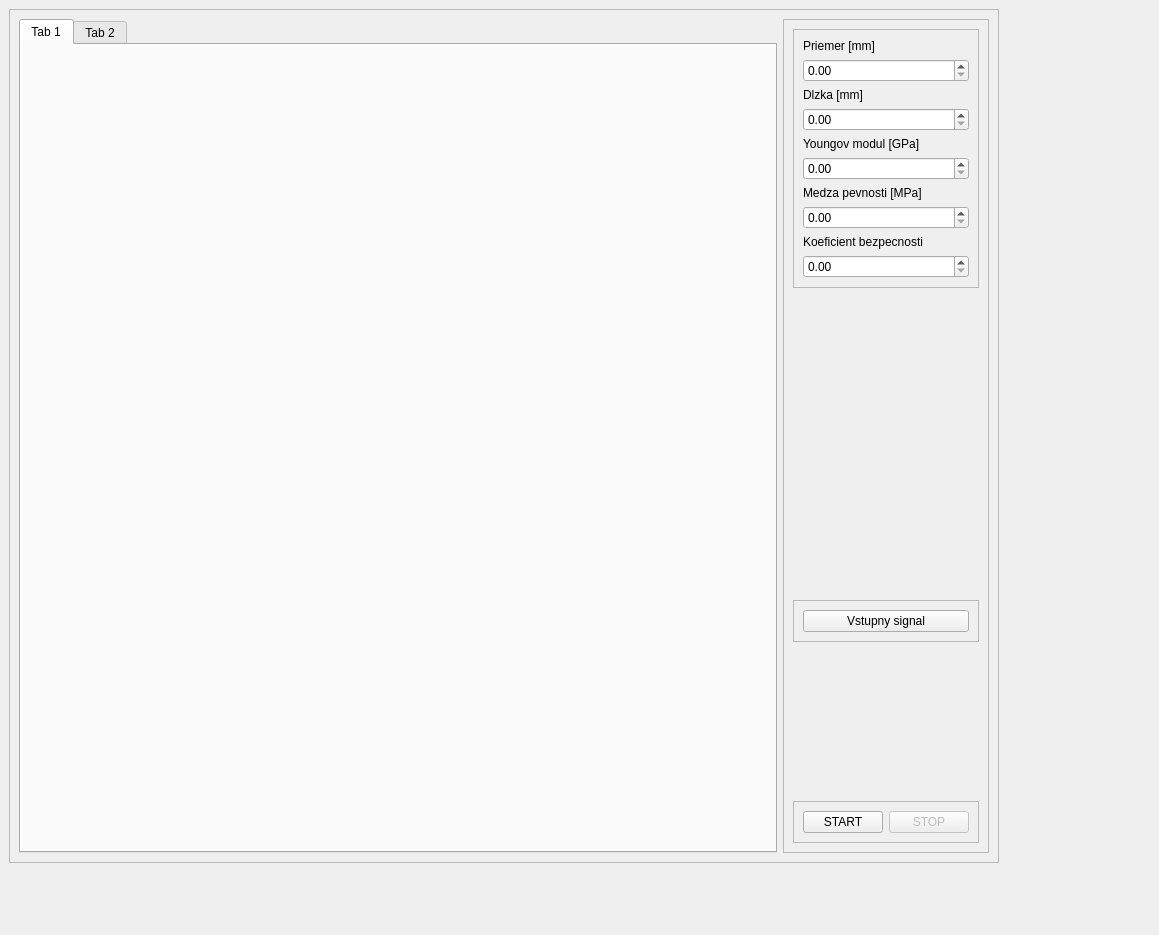
<?xml version="1.0" encoding="UTF-8"?>
<ui version="4.0">
 <class>MainWindow</class>
 <widget class="QMainWindow" name="MainWindow">
  <property name="geometry">
   <rect>
    <x>0</x>
    <y>0</y>
    <width>1159</width>
    <height>935</height>
   </rect>
  </property>
  <property name="windowTitle">
   <string>MainWindow</string>
  </property>
  <widget class="QWidget" name="centralwidget">
   <property name="maximumSize">
    <size>
     <width>1008</width>
     <height>872</height>
    </size>
   </property>
   <layout class="QGridLayout" name="gridLayout">
    <item row="0" column="0">
     <widget class="QFrame" name="frame_5">
      <property name="frameShape">
       <enum>QFrame::StyledPanel</enum>
      </property>
      <property name="frameShadow">
       <enum>QFrame::Raised</enum>
      </property>
      <layout class="QHBoxLayout" name="horizontalLayout_2">
       <item>
        <widget class="QTabWidget" name="tabWidget">
         <property name="enabled">
          <bool>true</bool>
         </property>
         <property name="autoFillBackground">
          <bool>false</bool>
         </property>
         <property name="currentIndex">
          <number>0</number>
         </property>
         <widget class="QWidget" name="tab_1">
          <attribute name="title">
           <string>Tab 1</string>
          </attribute>
          <layout class="QGridLayout" name="gridLayout_3">
           <item row="0" column="0">
            <widget class="QWidget" name="Graph_Stress" native="true">
             <property name="minimumSize">
              <size>
               <width>616</width>
               <height>610</height>
              </size>
             </property>
            </widget>
           </item>
          </layout>
         </widget>
         <widget class="QWidget" name="tab_2">
          <attribute name="title">
           <string>Tab 2</string>
          </attribute>
          <layout class="QGridLayout" name="gridLayout_2">
           <item row="0" column="0">
            <widget class="QFrame" name="frame_6">
             <property name="frameShape">
              <enum>QFrame::StyledPanel</enum>
             </property>
             <property name="frameShadow">
              <enum>QFrame::Raised</enum>
             </property>
             <layout class="QVBoxLayout" name="verticalLayout_4">
              <item>
               <widget class="QWidget" name="Graph_Integration" native="true">
                <property name="minimumSize">
                 <size>
                  <width>596</width>
                  <height>282</height>
                 </size>
                </property>
               </widget>
              </item>
             </layout>
            </widget>
           </item>
           <item row="1" column="0">
            <widget class="QWidget" name="Graph_Force" native="true">
             <property name="minimumSize">
              <size>
               <width>616</width>
               <height>302</height>
              </size>
             </property>
            </widget>
           </item>
          </layout>
         </widget>
        </widget>
       </item>
       <item>
        <widget class="QFrame" name="frame_4">
         <property name="frameShape">
          <enum>QFrame::StyledPanel</enum>
         </property>
         <property name="frameShadow">
          <enum>QFrame::Raised</enum>
         </property>
         <layout class="QVBoxLayout" name="verticalLayout_3">
          <item>
           <widget class="QFrame" name="frame">
            <property name="frameShape">
             <enum>QFrame::StyledPanel</enum>
            </property>
            <property name="frameShadow">
             <enum>QFrame::Raised</enum>
            </property>
            <layout class="QVBoxLayout" name="verticalLayout">
             <item>
              <widget class="QLabel" name="label_6">
               <property name="text">
                <string>Priemer [mm]</string>
               </property>
              </widget>
             </item>
             <item>
              <widget class="QDoubleSpinBox" name="Priemer">
               <property name="acceptDrops">
                <bool>true</bool>
               </property>
               <property name="maximum">
                <double>1000.000000000000000</double>
               </property>
              </widget>
             </item>
             <item>
              <widget class="QLabel" name="label_5">
               <property name="text">
                <string>Dlzka [mm]</string>
               </property>
              </widget>
             </item>
             <item>
              <widget class="QDoubleSpinBox" name="Dlzka">
               <property name="acceptDrops">
                <bool>true</bool>
               </property>
               <property name="maximum">
                <double>1000000.000000000000000</double>
               </property>
              </widget>
             </item>
             <item>
              <widget class="QLabel" name="label_4">
               <property name="text">
                <string>Youngov modul [GPa]</string>
               </property>
              </widget>
             </item>
             <item>
              <widget class="QDoubleSpinBox" name="Youngov_modul">
               <property name="acceptDrops">
                <bool>true</bool>
               </property>
               <property name="maximum">
                <double>10000.000000000000000</double>
               </property>
              </widget>
             </item>
             <item>
              <widget class="QLabel" name="label_3">
               <property name="text">
                <string>Medza pevnosti [MPa]</string>
               </property>
              </widget>
             </item>
             <item>
              <widget class="QDoubleSpinBox" name="Re_mat">
               <property name="acceptDrops">
                <bool>true</bool>
               </property>
               <property name="maximum">
                <double>99999.990000000005239</double>
               </property>
              </widget>
             </item>
             <item>
              <widget class="QLabel" name="label_8">
               <property name="text">
                <string>Koeficient bezpecnosti</string>
               </property>
              </widget>
             </item>
             <item>
              <widget class="QDoubleSpinBox" name="Bezpecnost">
               <property name="acceptDrops">
                <bool>true</bool>
               </property>
              </widget>
             </item>
            </layout>
           </widget>
          </item>
          <item>
           <spacer name="verticalSpacer_2">
            <property name="orientation">
             <enum>Qt::Vertical</enum>
            </property>
            <property name="sizeHint" stdset="0">
             <size>
              <width>20</width>
              <height>40</height>
             </size>
            </property>
           </spacer>
          </item>
          <item>
           <spacer name="verticalSpacer">
            <property name="orientation">
             <enum>Qt::Vertical</enum>
            </property>
            <property name="sizeHint" stdset="0">
             <size>
              <width>20</width>
              <height>40</height>
             </size>
            </property>
           </spacer>
          </item>
          <item>
           <widget class="QFrame" name="frame_2">
            <property name="frameShape">
             <enum>QFrame::StyledPanel</enum>
            </property>
            <property name="frameShadow">
             <enum>QFrame::Raised</enum>
            </property>
            <layout class="QVBoxLayout" name="verticalLayout_2">
             <item>
              <widget class="QPushButton" name="inputs_pushButton">
               <property name="text">
                <string>Vstupny signal</string>
               </property>
              </widget>
             </item>
            </layout>
           </widget>
          </item>
          <item>
           <spacer name="verticalSpacer_3">
            <property name="orientation">
             <enum>Qt::Vertical</enum>
            </property>
            <property name="sizeHint" stdset="0">
             <size>
              <width>20</width>
              <height>40</height>
             </size>
            </property>
           </spacer>
          </item>
          <item>
           <widget class="QFrame" name="frame_3">
            <property name="frameShape">
             <enum>QFrame::StyledPanel</enum>
            </property>
            <property name="frameShadow">
             <enum>QFrame::Raised</enum>
            </property>
            <layout class="QHBoxLayout" name="horizontalLayout">
             <item>
              <widget class="QPushButton" name="Start_button">
               <property name="text">
                <string>START</string>
               </property>
              </widget>
             </item>
             <item>
              <widget class="QPushButton" name="Stop_button">
               <property name="enabled">
                <bool>false</bool>
               </property>
               <property name="text">
                <string>STOP</string>
               </property>
              </widget>
             </item>
            </layout>
           </widget>
          </item>
         </layout>
        </widget>
       </item>
      </layout>
     </widget>
    </item>
   </layout>
  </widget>
 </widget>
 <resources/>
 <connections/>
</ui>
